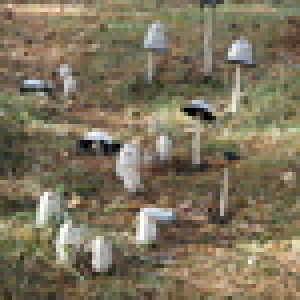
#> input picture data/raw/images/coprinus_comatus/Coprinus_comatus_1.jpg, 75 x 75 px (shown 4 times larger)
$ python -i visual_trait_extractor.py   (imports and definitions only)
#> lines starting #> are read from the running program, lines starting #| are printed output that depends on the picture; after the words box and inside, x2 and y2 are one past the last pixel; in counts of white or black regions, pixels touching at a corner belong together
#> further down, picture is the input picture: shape (75, 75, 3); mean B, G, R 92.5, 115.6, 125.6
"""
Visual Trait Extractor — Step 1 of the mushroom identification pipeline.

Analyses a raw image (optionally constrained by a segmentation mask) using
classical computer vision to produce a structured dictionary of visible
traits.  The extractor is intentionally **pure**: it describes what it sees
(colour, shape, texture, brightness) but never attempts to identify the
species.  Species classification is left to downstream components (CNN hint,
trait-database comparator, key-tree traversal, LLM, and final aggregator).

If a trained CNN is available, its top-k output is returned as an optional
``ml_prediction`` hint, but this is produced by the CNN model — not by the
trait extractor itself.
"""

from __future__ import annotations

import logging
from typing import Any, Dict, List, Optional, Tuple

import cv2
import numpy as np
from PIL import Image
from sklearn.cluster import KMeans

logger = logging.getLogger(__name__)

# ---------------------------------------------------------------------------
# Colour vocabulary
# ---------------------------------------------------------------------------

# (name, hue_min, hue_max, sat_min, val_min) — OpenCV H is 0-179
_COLOUR_RULES: List[Tuple[str, int, int, int, int]] = [
    ("red",          0,  10, 80, 60),
    ("red",        160, 179, 80, 60),   # wraps around 180
    ("orange",      10,  25, 80, 80),
    ("yellow",      25,  35, 70, 80),
    ("orange-yellow", 15, 35, 70, 80),  # broad band used for scoring
    ("yellow-green", 35,  70, 60, 60),
    ("green",        70,  85, 60, 50),
    ("olive-brown",  10,  30, 40, 40),
    ("brown",        10,  25, 40, 30),
    ("tan",          15,  30, 25, 90),
    ("white",         0, 179,  0, 200),
    ("grey",          0, 179,  0, 80),
    ("black",         0, 179,  0, 30),
]


# [80 lines left out: functions _dominant_hsv, _hsv_to_name, analyse_colours, not called in this run]


# ---------------------------------------------------------------------------
# Shape analysis
# ---------------------------------------------------------------------------

def analyse_shape(bgr: np.ndarray) -> Dict[str, Any]:
    """
    Estimate cap shape from the image contour.

    Returns:
      cap_shape     — one of: convex, flat, funnel-shaped, bell-shaped,
                      wavy, irregular
      aspect_ratio  — width / height of bounding box (float)
      circularity   — 4π·area / perimeter² (0-1; 1 = perfect circle)
    """
    gray = cv2.cvtColor(bgr, cv2.COLOR_BGR2GRAY)
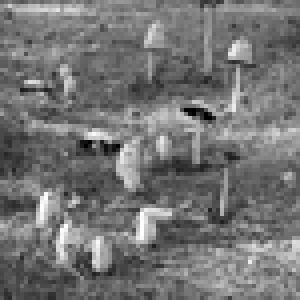
#> gray: shape (75, 75) (shown 4 times larger); min 0, max 254, mean 116
    blurred = cv2.GaussianBlur(gray, (7, 7), 0)
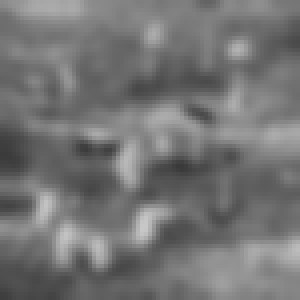
#> blurred: shape (75, 75) (shown 4 times larger); min 58, max 199, mean 116.2
    _, thresh = cv2.threshold(blurred, 0, 255, cv2.THRESH_BINARY + cv2.THRESH_OTSU)
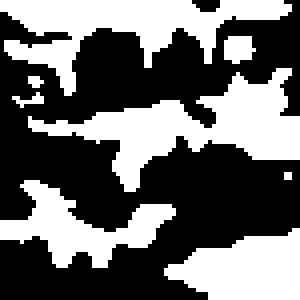
#> thresh: shape (75, 75) (shown 4 times larger); 41.8% white; 8 white regions (3 under 20 px)

    contours, _ = cv2.findContours(thresh, cv2.RETR_EXTERNAL, cv2.CHAIN_APPROX_SIMPLE)
#> contours = 8 contours, 3 with area under 20; largest, box (x1, y1, x2, y2) and area: (7, 17, 75, 48) 670, (0, 0, 73, 24) 572, (41, 57, 75, 75) 382, (0, 45, 44, 67) 340, (56, 9, 64, 16) 32
    if not contours:
        return {"cap_shape": "unknown", "aspect_ratio": 1.0, "circularity": 0.5}

    largest = max(contours, key=cv2.contourArea)
#> largest = contour of 96 points, box (x1, y1, x2, y2) (7, 17, 75, 48), area 670
    area = cv2.contourArea(largest)
#> area = 670
    perimeter = cv2.arcLength(largest, True)
#> perimeter = 223.8
    x, y, w, h = cv2.boundingRect(largest)
#> x = 7; y = 17; w = 68; h = 31

    aspect_ratio = w / max(h, 1)
#> aspect_ratio = 2.19
    circularity = (4 * np.pi * area / (perimeter ** 2)) if perimeter > 0 else 0.0
#> circularity = 0.168

    # Classify shape heuristically
    if circularity > 0.80 and 0.8 < aspect_ratio < 1.3:
        cap_shape = "convex"
    elif aspect_ratio > 1.6 and circularity < 0.6:
        cap_shape = "flat"
    elif aspect_ratio < 0.7:
        cap_shape = "bell-shaped"
    elif circularity < 0.45:
        cap_shape = "wavy"
    elif 0.5 < aspect_ratio < 1.0 and circularity < 0.65:
        cap_shape = "funnel-shaped"
    else:
        cap_shape = "convex"

    return {
        "cap_shape":    cap_shape,
        "aspect_ratio": round(float(aspect_ratio), 2),
        "circularity":  round(float(circularity), 2),
    }


# ---------------------------------------------------------------------------
# Texture analysis
# ---------------------------------------------------------------------------

# [272 lines left out: functions analyse_texture, analyse_brightness, analyse_colours_masked, analyse_texture_masked, analyse_brightness_masked, analyse_shape_masked and 1 more, not called in this run]

>>> import cv2
>>> picture = cv2.imread('../data/raw/images/coprinus_comatus/Coprinus_comatus_1.jpg')
>>> result = analyse_shape(picture)
#> result = {'cap_shape': 'flat', 'aspect_ratio': 2.19, 'circularity': 0.17}

$ run again, on data/raw/images/coprinus_comatus/Coprinus_comatus_10.jpg
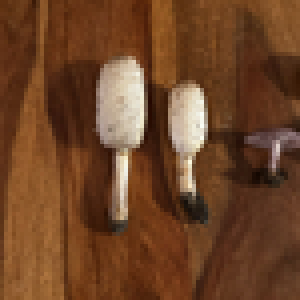
#> input picture data/raw/images/coprinus_comatus/Coprinus_comatus_10.jpg, 75 x 75 px (shown 4 times larger)
#> picture is the input picture: shape (75, 75, 3); mean B, G, R 39.8, 68.4, 109.8
#> in analyse_shape, `blurred = cv2.GaussianBlur(gray, (7, 7), 0)`:
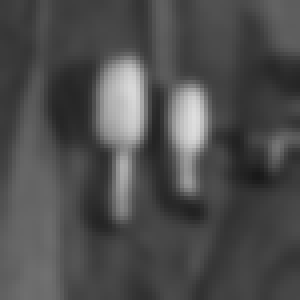
#> blurred: shape (75, 75) (shown 4 times larger); min 25, max 222, mean 77.5
#> in analyse_shape, `_, thresh = cv2.threshold(blurred, 0, 255, cv2.THRESH_BINARY + cv2.THR..`:
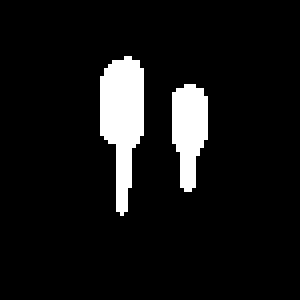
#> thresh: shape (75, 75) (shown 4 times larger); 8.2% white; 2 white regions
#> contours = 2 contours; box (x1, y1, x2, y2) and area: (25, 14, 36, 54) 240, (43, 21, 52, 48) 148
#> largest = contour of 24 points, box (x1, y1, x2, y2) (25, 14, 36, 54), area 240
#> area = 240.5
#> perimeter = 89.21
#> x = 25; y = 14; w = 11; h = 40
#> aspect_ratio = 0.275
#> circularity = 0.38
#> result = {'cap_shape': 'bell-shaped', 'aspect_ratio': 0.28, 'circularity': 0.38}

$ run again, on data/raw/images/coprinus_comatus/Coprinus_comatus_11.jpg
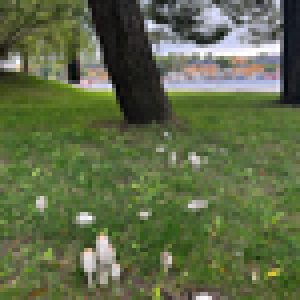
#> input picture data/raw/images/coprinus_comatus/Coprinus_comatus_11.jpg, 75 x 75 px (shown 4 times larger)
#> picture is the input picture: shape (75, 75, 3); mean B, G, R 71.7, 106.8, 95
#> in analyse_shape, `blurred = cv2.GaussianBlur(gray, (7, 7), 0)`:
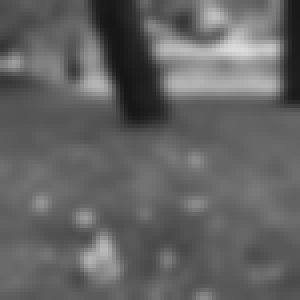
#> blurred: shape (75, 75) (shown 4 times larger); min 21, max 220, mean 99.2
#> in analyse_shape, `_, thresh = cv2.threshold(blurred, 0, 255, cv2.THRESH_BINARY + cv2.THR..`:
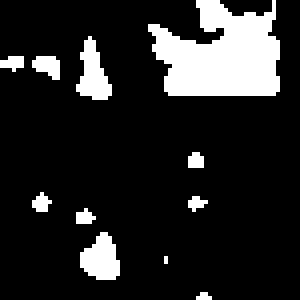
#> thresh: shape (75, 75) (shown 4 times larger); 14.8% white; 11 white regions (7 under 20 px)
#> contours = 11 contours, 7 with area under 20; largest, box (x1, y1, x2, y2) and area: (37, 0, 70, 24) 493, (20, 58, 30, 70) 68, (19, 9, 28, 25) 64, (8, 14, 15, 20) 20
#> largest = contour of 62 points, box (x1, y1, x2, y2) (37, 0, 70, 24), area 493
#> area = 493
#> perimeter = 136.9
#> x = 37; y = 0; w = 33; h = 24
#> aspect_ratio = 1.38
#> circularity = 0.331
#> result = {'cap_shape': 'wavy', 'aspect_ratio': 1.38, 'circularity': 0.33}

$ run again, on data/raw/images/coprinus_comatus/Coprinus_comatus_12.jpg
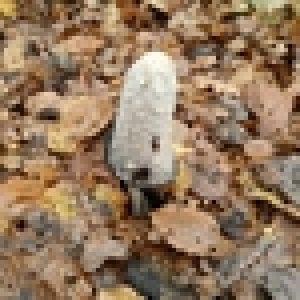
#> input picture data/raw/images/coprinus_comatus/Coprinus_comatus_12.jpg, 75 x 75 px (shown 4 times larger)
#> picture is the input picture: shape (75, 75, 3); mean B, G, R 94.9, 121.5, 148.2
#> in analyse_shape, `blurred = cv2.GaussianBlur(gray, (7, 7), 0)`:
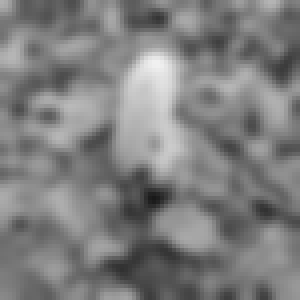
#> blurred: shape (75, 75) (shown 4 times larger); min 25, max 240, mean 126.4
#> in analyse_shape, `_, thresh = cv2.threshold(blurred, 0, 255, cv2.THRESH_BINARY + cv2.THR..`:
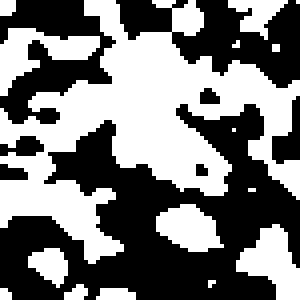
#> thresh: shape (75, 75) (shown 4 times larger); 47.6% white; 16 white regions (9 under 20 px)
#> contours = 16 contours, 10 with area under 20; largest, box (x1, y1, x2, y2) and area: (0, 0, 75, 66) 1752, (59, 56, 75, 75) 145, (0, 7, 25, 24) 142, (39, 51, 56, 63) 116, (57, 0, 72, 10) 53, (7, 62, 17, 72) 52
#> largest = contour of 238 points, box (x1, y1, x2, y2) (0, 0, 75, 66), area 1752
#> area = 1752.5
#> perimeter = 559.3
#> x = 0; w = 75; h = 66
#> aspect_ratio = 1.14
#> circularity = 0.0704
#> result = {'cap_shape': 'wavy', 'aspect_ratio': 1.14, 'circularity': 0.07}
